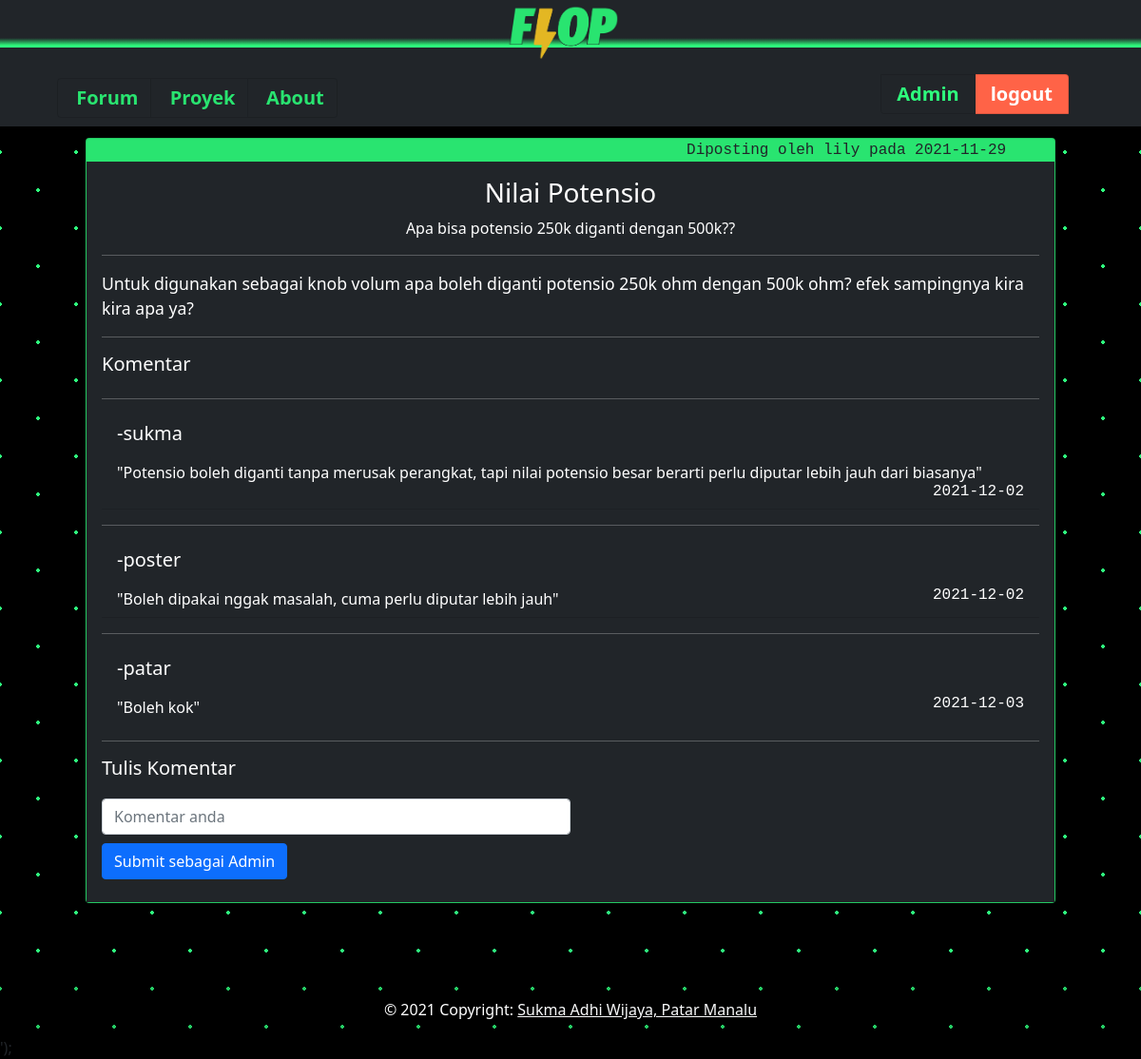
The page /content.php?title=Nilai Potensio (signed in) on the database its author committed.
### tables this page shows
CREATE TABLE `tb_post` (
  `post_title` varchar(25) NOT NULL,
  `post_desc` varchar(50) NOT NULL,
  `post_content` text NOT NULL,
  `poster` varchar(25) NOT NULL,
  `post_date` date NOT NULL
);

CREATE TABLE `tb_comment` (
  `id_comment` int(11) NOT NULL,
  `post_title` varchar(25) NOT NULL,
  `username` varchar(25) NOT NULL,
  `comment` text NOT NULL,
  `comment_date` date NOT NULL
);

### content.php (the view, shortened to what this page needs)
<?php
$conn = mysqli_connect("localhost","root","","db_flop");
$title = $_GET['title'];
$post_query = mysqli_query($conn, "SELECT post_title,post_desc,post_content,poster,post_date FROM tb_post WHERE post_title ='$title'");
$comment_query = mysqli_query($conn, "SELECT id_comment,username,comment,comment_date FROM tb_comment WHERE post_title ='$title'");
$post_data = mysqli_fetch_assoc($post_query);
if($_SESSION){
    $user = $_SESSION['username'];
    $islogged = true;
  }
  else{
    $user = "guest";
    $prompt = "login";
    $islogged = false;
  }
if($islogged == true){
    $comment = '<form action="" method="POST">
    <div class="form-group" id="comment-form">
    <hr>
        <label for="new-comment">Tulis Komentar</label>
        <input type="text" name = "comment" class="form-control" id="comment-field" placeholder="Komentar anda">
    </div>
    <button type="submit" class="btn btn-primary" id="btn-submit">Submit sebagai '.$user.'</button>
</form>';
}
?>
<!DOCTYPE html>
<html lang="en">
<head>
    <link href="/style.css" rel="stylesheet">
    <link href="https://cdn.jsdelivr.net/npm/bootstrap@5.1.3/dist/css/bootstrap.min.css" rel="stylesheet">
</head>
<body>
    <?php
    include "html/header.php";
    ?>
    <div class="card " id="main-content" style="width:85%;margin-top:1%;">
    <a id="main-content-info">Diposting oleh <?php echo $post_data["poster"] .' pada '.$post_data["post_date"];?></a>
    <div class="card-body" id="main-content-body">
      <h3 class="card-title" id="main-content-title"><?php echo $post_data["post_title"]; ?></h3>
      <p class="card-text" id="main-content-text"><?php echo $post_data["post_desc"]; ?></p>
        <hr>
        <p class="card-text" id="post"><?php echo $post_data["post_content"]; ?></p>
        <hr>
        <h5 class="card-text">Komentar<h5>
        <ul class="list-group list-group-flush">
            <?php while($comment_data = mysqli_fetch_assoc($comment_query)){
                echo '<hr><li class="list-group-item" id="comments">
                <p id="commenter">-'.$comment_data["username"].' </p>
                <span id="comment">"'.$comment_data["comment"] .'"</span><span id="commentDate">'. $comment_data["comment_date"].'</span>';
                echo '</li>';
            }
            ?>
        </ul>
        <?php echo $comment; ?>
    </div>
  </div>
<br><br><br>
<?php
    echo file_get_contents("html/footer.php");
    ?>
</body>
</html>

### style.css (style rules this page uses)
#Body { background-color: #000000; opacity: 1; background-image: radial-gradient(#2eff7d 2px, transparent 2px), radial-gradient(#2eff7d 2px, #000000 2px); background-size: 80px 80px; background-position: 0 0,40px 40px; }
#main-content { margin:auto; margin-top:1%; margin-bottom:1%; width:85%; background-color:#29e470; color:#29e470; }
#main-content-body { background-color: #212529; color:white; }
#main-content-title { text-align:center; }
#main-content-info { text-align:right; color:#212529; margin-right:5%; font-family:monospace; }
#main-content-text { text-align:center !important; }

### content.php (style rules this page uses)
#post { font-size:110%; }
#comments { background-color:#212529; color:white; }
#comment { text-align:left; font-size:80%; }
#commentDate { text-align:right !important; font-family:monospace; font-size:80%; float:right; }
#comment-form { margin:auto; }
#comment-field { width:50%; margin-top:2%; }
#btn-submit { margin-top:1%; }

### rows shown on the page
tb_post: poster "lily", post_date "2021-11-29", post_title "Nilai Potensio", post_desc "Apa bisa potensio 250k diganti dengan 500k??", post_content "Untuk digunakan sebagai knob volum apa boleh diganti potensio 250k ohm dengan 500k ohm? efek sampingnya kira kira apa ya?"
tb_comment: username "sukma", comment "Potensio boleh diganti tanpa merusak perangkat, tapi nilai potensio besar berarti perlu diputar lebih jauh dari biasanya", comment_date "2021-12-02"
tb_comment: username "poster", comment "Boleh dipakai nggak masalah, cuma perlu diputar lebih jauh", comment_date "2021-12-02"
tb_comment: username "patar", comment "Boleh kok", comment_date "2021-12-03"

### other values the page prints
$user "Admin"
$prompt "logout"
file_get_contents("html/footer.php") "© 2021 Copyright: Sukma Adhi Wijaya, Patar Manalu ');"
